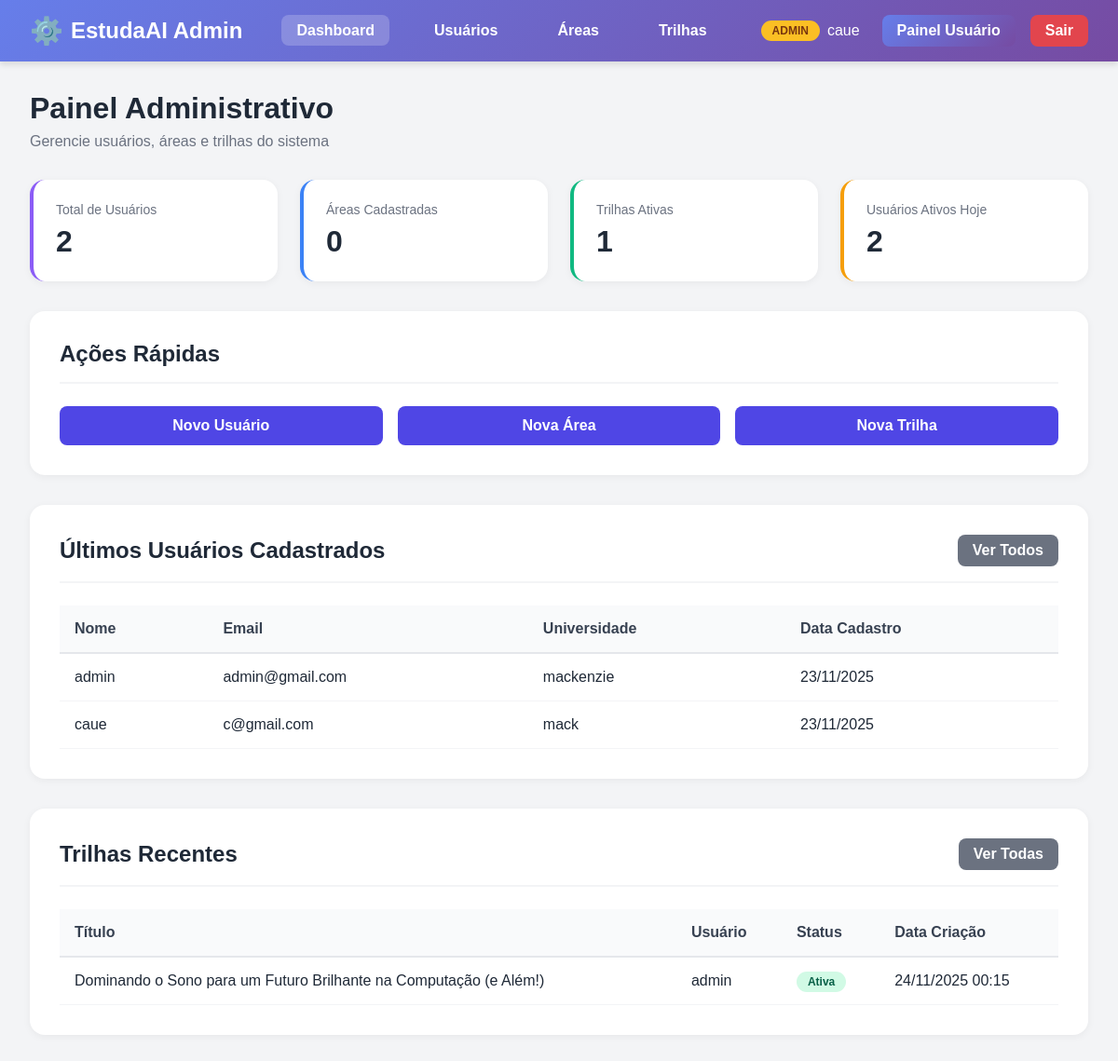
Page /usuarios/admin-panel/ (signed in) on the earlier database version.
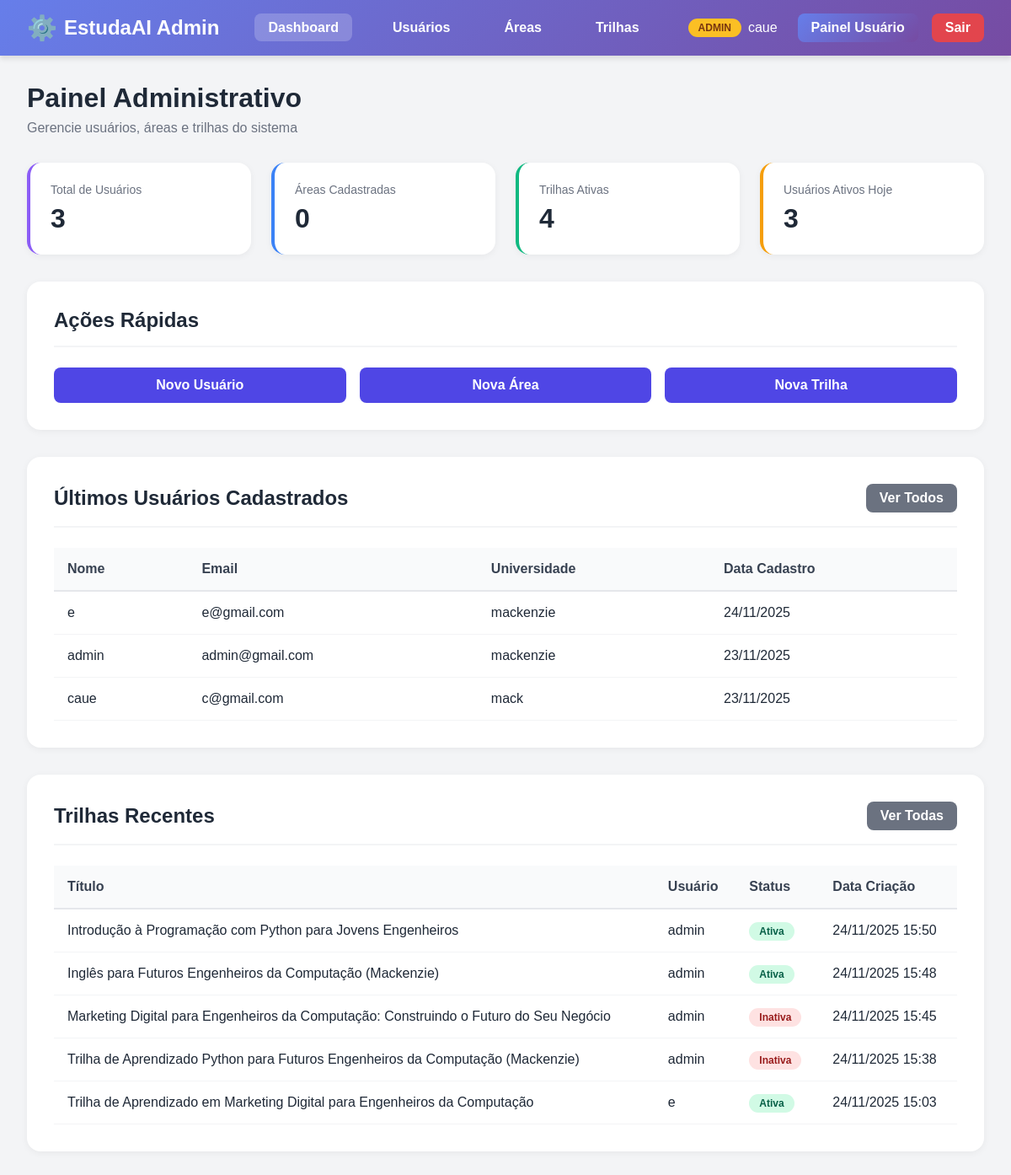
Same page on the later database version.
### usuarios/models.py (models this page shows, shortened)
class Usuario(AbstractUser):  # criação de uma classe usuário
    nome = models.CharField(max_length=100)  # Nome completo do usuário
    email = models.EmailField(unique=True)  # Email único no sistema
    universidade = models.CharField(max_length=255)  # Nome da universidade
    curso = models.CharField(max_length=255)  # Nome do curso
    ano_formatura = models.IntegerField(
        null=True,
        blank=True,  # Permite valores vazios
        validators=[
            MinValueValidator(2000),
            MaxValueValidator(2060),
        ],  # Entre 2000 e 2060
    )
    idade = models.IntegerField(
        null=True,
        blank=True,  # Permite valores vazios
        validators=[MinValueValidator(8), MaxValueValidator(100)],  # Entre 8 e 100 anos
    )
    REQUIRED_FIELDS = [
        "nome",
        "email",
        "universidade",
        "curso",
        "ano_formatura",
        "idade",
    ]

### api/models.py (models this page shows, shortened)
class TrilhaCurso(models.Model):
    usuario = models.ForeignKey(
        Usuario, on_delete=models.CASCADE, related_name="trilhas_curso"
    )
    titulo = models.CharField(max_length=255)
    descricao = models.TextField(blank=True)
    area = models.ForeignKey(
        Area, on_delete=models.SET_NULL, null=True, blank=True, related_name="trilhas_curso"
    )
    solicitacao_original = models.TextField(
        blank=True,
        help_text="Texto original enviado pelo usuário (vazio para criação manual)"
    )
    conteudo_json = models.JSONField(
        help_text="Conteúdo completo da trilha em formato JSON"
    )
    ativa = models.BooleanField(default=True)
    data_criacao = models.DateTimeField(auto_now_add=True)
    data_atualizacao = models.DateTimeField(auto_now=True)
    class Meta:
        ordering = ["-data_criacao"]
        verbose_name = "Trilha de Curso (IA)"
        verbose_name_plural = "Trilhas de Curso (IA)"

### usuarios/views.py (the view)
@login_required(login_url="login")
@user_passes_test(user_is_staff, login_url="dashboard")
def admin_dashboard(request):
    total_usuarios = Usuario.objects.count()
    total_areas = Area.objects.count()
    total_trilhas = TrilhaCurso.objects.filter(ativa=True).count()
    hoje = timezone.now()
    ontem = hoje - timedelta(days=1)
    usuarios_ativos_hoje = Usuario.objects.filter(last_login__gte=ontem).count()
    ultimos_usuarios = Usuario.objects.order_by("-date_joined")[:5]
    ultimas_trilhas = TrilhaCurso.objects.select_related("usuario", "area").order_by(
        "-data_criacao"
    )[:5]
    context = {
        "total_usuarios": total_usuarios,
        "total_areas": total_areas,
        "total_trilhas": total_trilhas,
        "usuarios_ativos_hoje": usuarios_ativos_hoje,
        "ultimos_usuarios": ultimos_usuarios,
        "ultimas_trilhas": ultimas_trilhas,
    }
    return render(request, "usuarios/admin/admin_dashboard.html", context)

### usuarios/views.py (called while the page is built)
def user_is_staff(user):
    return user.is_staff

### usuarios/templates/usuarios/admin/admin_dashboard.html (shortened to what this page needs)
{% load static %}
<!DOCTYPE html>
<html lang="pt-BR">
<head>
    <link rel="stylesheet" href="{% static 'usuarios/admin-style.css' %}">
</head>
<body>
    <header class="admin-navbar">
        <nav class="admin-nav-container">
            <a href="{% url 'admin_dashboard' %}" class="admin-logo">EstudaAI Admin</a>
            <ul class="admin-menu">
                <li><a href="{% url 'admin_dashboard' %}" class="active">Dashboard</a></li>
                <li><a href="{% url 'admin_usuarios_list' %}">Usuários</a></li>
                <li><a href="{% url 'admin_areas_list' %}">Áreas</a></li>
                <li><a href="{% url 'admin_trilhas_list' %}">Trilhas</a></li>
            </ul>
            <div class="admin-user-info">
                <span class="admin-badge">ADMIN</span>
                <span>{{ user.username }}</span>
                <a href="{% url 'dashboard' %}" style="background: linear-gradient(135deg, #667eea 0%, #764ba2 100%); color: white; padding: 0.5rem 1rem; border-radius: 0.5rem; font-weight: 600; text-decoration: none; margin-left: 1rem; transition: transform 0.2s; display: inline-block;" onmouseover="this.style.transform='translateY(-2px)'" onmouseout="this.style.transform='translateY(0)'">Painel Usuário</a>
                <a href="{% url 'logout' %}" style="background: rgba(239, 68, 68, 0.9); color: white; padding: 0.5rem 1rem; border-radius: 0.5rem; font-weight: 600; text-decoration: none; margin-left: 0.5rem; transition: all 0.2s; display: inline-block;" onmouseover="this.style.background='rgba(220, 38, 38, 1)'; this.style.transform='translateY(-2px)'" onmouseout="this.style.background='rgba(239, 68, 68, 0.9)'; this.style.transform='translateY(0)'">Sair</a>
            </div>
        </nav>
    </header>
    <main class="admin-container">
        <div class="admin-header">
            <h1 class="admin-title">Painel Administrativo</h1>
            <p class="admin-subtitle">Gerencie usuários, áreas e trilhas do sistema</p>
        </div>
        <div class="stats-grid">
            <div class="stat-card purple">
                <div class="stat-label">Total de Usuários</div>
                <div class="stat-value">{{ total_usuarios }}</div>
            </div>
            <div class="stat-card blue">
                <div class="stat-label">Áreas Cadastradas</div>
                <div class="stat-value">{{ total_areas }}</div>
            </div>
            <div class="stat-card green">
                <div class="stat-label">Trilhas Ativas</div>
                <div class="stat-value">{{ total_trilhas }}</div>
            </div>
            <div class="stat-card yellow">
                <div class="stat-label">Usuários Ativos Hoje</div>
                <div class="stat-value">{{ usuarios_ativos_hoje }}</div>
            </div>
        </div>
        <div class="admin-card">
            <div class="card-header">
                <h2 class="card-title">Ações Rápidas</h2>
            </div>
            <div style="display: grid; grid-template-columns: repeat(auto-fit, minmax(250px, 1fr)); gap: 1rem;">
                <a href="{% url 'admin_usuario_create' %}" class="btn-primary" style="justify-content: center;">
                    Novo Usuário
                </a>
                <a href="{% url 'admin_area_create' %}" class="btn-primary" style="justify-content: center;">
                    Nova Área
                </a>
                <a href="{% url 'admin_trilha_create' %}" class="btn-primary" style="justify-content: center;">
                    Nova Trilha
                </a>
            </div>
        </div>
        <div class="admin-card">
            <div class="card-header">
                <h2 class="card-title">Últimos Usuários Cadastrados</h2>
                <a href="{% url 'admin_usuarios_list' %}" class="btn-secondary">Ver Todos</a>
            </div>
            <div class="table-container">
                <table class="admin-table">
                    <thead>
                        <tr>
                            <th>Nome</th>
                            <th>Email</th>
                            <th>Universidade</th>
                            <th>Data Cadastro</th>
                        </tr>
                    </thead>
                    <tbody>
                        {% for usuario in ultimos_usuarios %}
                        <tr>
                            <td>{{ usuario.nome }}</td>
                            <td>{{ usuario.email }}</td>
                            <td>{{ usuario.universidade }}</td>
                            <td>{{ usuario.date_joined|date:"d/m/Y" }}</td>
                        </tr>
                        {% empty %}
                        <tr>
                            <td colspan="4" style="text-align: center; color: #6b7280;">
                                Nenhum usuário cadastrado ainda
                            </td>
                        </tr>
                        {% endfor %}
                    </tbody>
                </table>
            </div>
        </div>
        <div class="admin-card">
            <div class="card-header">
                <h2 class="card-title">Trilhas Recentes</h2>
                <a href="{% url 'admin_trilhas_list' %}" class="btn-secondary">Ver Todas</a>
            </div>
            <div class="table-container">
                <table class="admin-table">
                    <thead>
                        <tr>
                            <th>Título</th>
                            <th>Usuário</th>
                            <th>Status</th>
                            <th>Data Criação</th>
                        </tr>
                    </thead>
                    <tbody>
                        {% for trilha in ultimas_trilhas %}
                        <tr>
                            <td>{{ trilha.titulo }}</td>
                            <td>{{ trilha.usuario.nome }}</td>
                            <td>
                                {% if trilha.ativa %}
                                <span class="badge success">Ativa</span>
                                {% else %}
                                <span class="badge danger">Inativa</span>
                                {% endif %}
                            </td>
                            <td>{{ trilha.data_criacao|date:"d/m/Y H:i" }}</td>
                        </tr>
                        {% empty %}
                        <tr>
                            <td colspan="4" style="text-align: center; color: #6b7280;">
                                Nenhuma trilha cadastrada ainda
                            </td>
                        </tr>
                        {% endfor %}
                    </tbody>
                </table>
            </div>
        </div>
    </main>
</body>
</html>

### usuarios/static/usuarios/admin-style.css (style rules this page uses)
* { margin: 0; padding: 0; box-sizing: border-box; font-family: sans-serif; }
body { background-color: #f3f4f6; color: #1f2937; }
.admin-navbar { background: linear-gradient(135deg, #667eea 0%, #764ba2 100%); box-shadow: 0 4px 6px rgba(0,0,0,0.1); position: sticky; top: 0; z-index: 50; }
.admin-nav-container { max-width: 1400px; margin: 0 auto; padding: 1rem 2rem; display: flex; align-items: center; justify-content: space-between; }
.admin-logo { font-size: 1.5rem; font-weight: bold; color: white; text-decoration: none; display: flex; align-items: center; gap: 0.5rem; }
.admin-logo::before { content: "⚙️"; font-size: 1.8rem; }
.admin-menu { list-style: none; display: flex; gap: 2rem; }
.admin-menu a { color: white; text-decoration: none; font-weight: 600; padding: 0.5rem 1rem; border-radius: 0.5rem; transition: background 0.3s; }
.admin-menu a:hover, .admin-menu a.active { background: rgba(255, 255, 255, 0.2); }
.admin-user-info { color: white; display: flex; align-items: center; gap: 0.5rem; }
.admin-badge { background: #fbbf24; color: #78350f; padding: 0.25rem 0.75rem; border-radius: 1rem; font-size: 0.75rem; font-weight: bold; }
.admin-container { max-width: 1400px; margin: 2rem auto; padding: 0 2rem; }
.admin-header { margin-bottom: 2rem; }
.admin-title { font-size: 2rem; font-weight: bold; color: #1f2937; margin-bottom: 0.5rem; }
.admin-subtitle { color: #6b7280; font-size: 1rem; }
.stats-grid { display: grid; grid-template-columns: repeat(auto-fit, minmax(250px, 1fr)); gap: 1.5rem; margin-bottom: 2rem; }
.stat-card { background: white; padding: 1.5rem; border-radius: 1rem; box-shadow: 0 2px 8px rgba(0,0,0,0.05); border-left: 4px solid; }
.stat-card.purple { border-color: #8b5cf6; }
.stat-card.blue { border-color: #3b82f6; }
.stat-card.green { border-color: #10b981; }
.stat-card.yellow { border-color: #f59e0b; }
.stat-label { color: #6b7280; font-size: 0.875rem; margin-bottom: 0.5rem; }
.stat-value { font-size: 2rem; font-weight: bold; color: #1f2937; }
.admin-card { background: white; padding: 2rem; border-radius: 1rem; box-shadow: 0 2px 8px rgba(0,0,0,0.05); margin-bottom: 2rem; }
.card-header { display: flex; justify-content: space-between; align-items: center; margin-bottom: 1.5rem; padding-bottom: 1rem; border-bottom: 2px solid #f3f4f6; }
.card-title { font-size: 1.5rem; font-weight: bold; color: #1f2937; }
.btn-primary { background: #4f46e5; color: white; padding: 0.75rem 1.5rem; border: none; border-radius: 0.5rem; font-weight: 600; cursor: pointer; text-decoration: none; display: inline-flex; align-items: center; gap: 0.5rem; transition: background 0.3s; }
.btn-secondary { background: #6b7280; color: white; padding: 0.5rem 1rem; border: none; border-radius: 0.5rem; font-weight: 600; cursor: pointer; text-decoration: none; transition: background 0.3s; }
.table-container { overflow-x: auto; }
.admin-table { width: 100%; border-collapse: collapse; }
.admin-table thead { background: #f9fafb; }
.admin-table th { padding: 1rem; text-align: left; font-weight: 600; color: #374151; border-bottom: 2px solid #e5e7eb; }
.admin-table td { padding: 1rem; border-bottom: 1px solid #f3f4f6; }
.badge { padding: 0.25rem 0.75rem; border-radius: 1rem; font-size: 0.75rem; font-weight: 600; }
.badge.success { background: #d1fae5; color: #065f46; }
.badge.danger { background: #fee2e2; color: #991b1b; }

Differences in the rows shown:
no longer on this page (row edited): TrilhaCurso: titulo "Dominando o Sono para um Futuro Brilhante na Computação (e Além!)", usuario.nome "admin", ativa "Ativa", data_criacao "24/11/2025 00:15"
added Usuario: nome "e", email "e@gmail.com", universidade "mackenzie", date_joined "24/11/2025"
added TrilhaCurso: titulo "Introdução à Programação com Python para Jovens Engenheiros", usuario.nome "admin", ativa "Ativa", data_criacao "24/11/2025 15:50"
added TrilhaCurso: titulo "Inglês para Futuros Engenheiros da Computação (Mackenzie)", usuario.nome "admin", ativa "Ativa", data_criacao "24/11/2025 15:48"
added TrilhaCurso: titulo "Marketing Digital para Engenheiros da Computação: Construindo o Futuro do Seu Negócio", usuario.nome "admin", ativa "Inativa", data_criacao "24/11/2025 15:45"
added TrilhaCurso: titulo "Trilha de Aprendizado Python para Futuros Engenheiros da Computação (Mackenzie)", usuario.nome "admin", ativa "Inativa", data_criacao "24/11/2025 15:38"
added TrilhaCurso: titulo "Trilha de Aprendizado em Marketing Digital para Engenheiros da Computação", usuario.nome "e", ativa "Ativa", data_criacao "24/11/2025 15:03"
Other differences:
{{ total_usuarios }}: "2" → "3"
{{ total_trilhas }}: "1" → "4"
{{ usuarios_ativos_hoje }}: "2" → "3"
